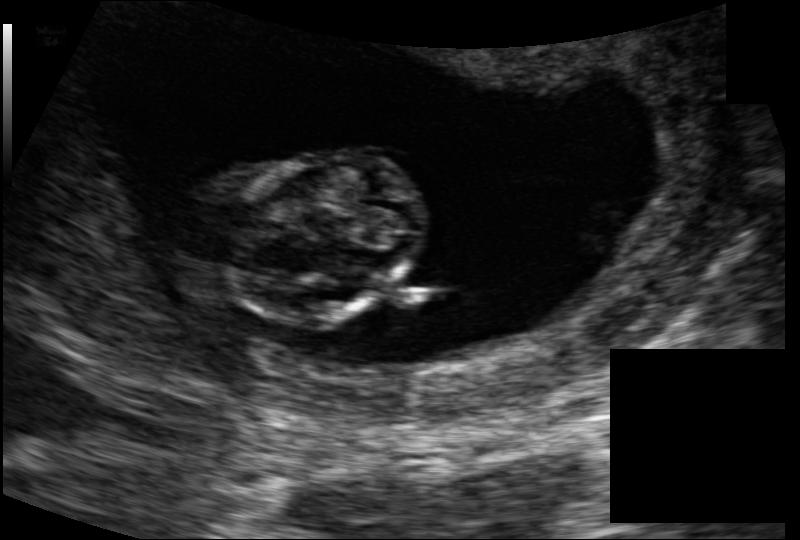
#> input picture src/training_set/005_HC.png, 800 x 540 px, found by its file name; its folder holds 4 pictures in this run
$ jupyter execute --allow-errors exploratory_data_analysis.ipynb   (shell and % lines are left out)
#> lines starting #> are read from the running program, lines starting #| are printed output that depends on the picture
[cell 1]
import torch
import pandas as pd

[cell 2]
import sys
sys.path.append("C:\\Users\\rochakd\\Desktop\\daily-project\\HC18US")

#> (a cell that did not finish here is left out)

#> (a cell that did not finish here is left out)

[cell 5]
# reading one image and it corresponding mask.abs
import matplotlib.pyplot as plt
import cv2
import numpy as np

def load_image(image_path):
    image = cv2.imread(image_path, cv2.IMREAD_GRAYSCALE)
    return image

def load_mask(mask_path):
    mask = cv2.imread(mask_path, cv2.IMREAD_GRAYSCALE)
    return mask

def overlay_mask(image, mask, alpha=0.5):
    color_mask = np.zeros_like(image, dtype=np.uint8)
    color_mask[mask > 0] = 255  # Convert mask to binary and apply color
    overlay = cv2.addWeighted(image, 1 - alpha, color_mask, alpha, 0)
    return overlay

# Visualization
def visualize_image_and_mask(image_path, mask_path):
    image = load_image(image_path)
    mask = load_mask(mask_path)

    overlay = overlay_mask(image, mask)

    # Plot
    plt.figure(figsize=(10, 5))
    plt.subplot(1, 3, 1)
    plt.title("Ultrasound Image")
    plt.imshow(image, cmap='gray')
    plt.axis('off')

    plt.subplot(1, 3, 2)
    plt.title("Annotation Mask")
    plt.imshow(mask, cmap='grey')
    plt.axis('off')

    plt.subplot(1, 3, 3)
    plt.title("Overlay")
    plt.imshow(overlay, cmap='gray')
    plt.axis('off')

    plt.tight_layout()
    plt.show()

# Example usage
image_path = "C:\\Users\\rochakd\Desktop\\daily-project\\HC18US\\src\\training_set\\000_HC.png"  # Replace with your image file
mask_path = "C:\\Users\\rochakd\Desktop\\daily-project\\HC18US\\src\\training_set\\000_HC_Annotation.png"        # Replace with your annotation mask file
#> (the rest of this cell did not finish here and is left out)

[cell 6]
#Read the circumference of the corresponding file from dataframe
csv_path = "C:\\Users\\rochakd\Desktop\\daily-project\\HC18US\\src\\training_set_pixel_size_and_HC.csv"
#> (the rest of this cell did not finish here and is left out)

#> (a cell that did not finish here is left out)

#> (a cell that did not finish here is left out)

#> (a cell that did not finish here is left out)

[cell 10]
#test shape of image

image_path = "C:\\Users\\rochakd\Desktop\\daily-project\\HC18US\\src\\training_set\\000_HC.png"
mask_path = "C:\\Users\\rochakd\Desktop\\daily-project\\HC18US\\src\\training_set\\000_HC_Annotation.png"

img_= cv2.imread(image_path)
mask_path = cv2.imread(mask_path)

#> (the rest of this cell did not finish here and is left out)

[cell 11]
image_path = "C:\\Users\\rochakd\Desktop\\daily-project\\HC18US\\src\\training_set\\000_HC.png"
mask_path = "C:\\Users\\rochakd\Desktop\\daily-project\\HC18US\\src\\training_set\\000_HC_Annotation.png"

image = cv2.imread(image_path, cv2.IMREAD_GRAYSCALE)
mask = cv2.imread(mask_path, cv2.IMREAD_GRAYSCALE)

#> (the rest of this cell did not finish here and is left out)

[cell 12]
import os
import cv2
import torch
from collections import Counter

# Define the directory containing images
image_dir = "C:\\Users\\rochakd\\Desktop\\daily-project\\HC18US\\src\\training_set"

# Dictionary to store unique shapes
shape_counts = Counter()

# Iterate through all image files in the directory
for filename in os.listdir(image_dir):
    if filename.endswith((".png", ".jpg", ".jpeg")):  # Filter image files
        image_path = os.path.join(image_dir, filename)

        # Load image in grayscale
        image = cv2.imread(image_path, cv2.IMREAD_GRAYSCALE)
#> image is the input picture: shape (540, 800); min 0, max 243, mean 35.2

        if image is not None:
            shape_counts[image.shape] += 1  # Store shape count

# Print unique image shapes and their frequencies
print("Unique Image Shapes in Directory:")
for shape, count in shape_counts.items():
    print(f"Shape: {shape}, Count: {count}")

[cell 13]
import os
import cv2
import torch
import numpy as np
import matplotlib.pyplot as plt
from collections import Counter

# Define the directory containing images
image_dir = "C:\\Users\\rochakd\\Desktop\\daily-project\\HC18US\\src\\training_set"


# Check if directory exists
if not os.path.exists(image_dir):
    raise FileNotFoundError(f"Directory {image_dir} not found!")

# List to store intensity values
intensity_values = []

# Iterate through all image files in the directory
for filename in os.listdir(image_dir):
    if filename.endswith((".png", ".jpg", ".jpeg")):  # Filter valid image files
        image_path = os.path.join(image_dir, filename)

        # Load image in grayscale
        image = cv2.imread(image_path, cv2.IMREAD_GRAYSCALE)

        if image is not None:
            intensity_values.extend(image.flatten())  # Store pixel intensities

# Convert to NumPy array for processing
intensity_values = np.array(intensity_values)

# Plot the intensity distribution histogram
plt.figure(figsize=(10, 5))
plt.hist(intensity_values, bins=256, range=(0, 255), color='blue', alpha=0.7, density=True)
plt.xlabel("Pixel Intensity (0-255)")
plt.ylabel("Density")
plt.title("Intensity Distribution Across All Images")
plt.grid(True)
plt.show()
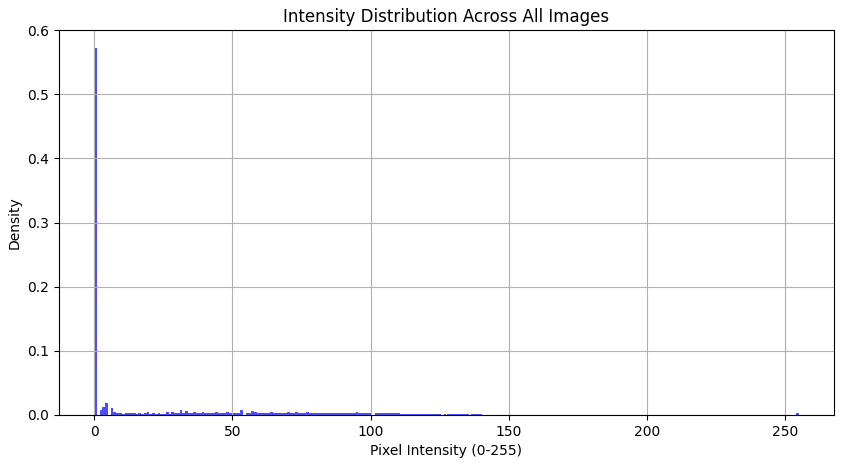
#> figure drawn by matplotlib, 1 panel; tallest bar 0.572 high, from x = 0 to 0.996

[cell 14]
import matplotlib.pyplot as plt
import cv2
import numpy as np

def load_image(image_path):
    image = cv2.imread(image_path, cv2.IMREAD_GRAYSCALE)
    return image

def load_mask(mask_path):
    mask = cv2.imread(mask_path, cv2.IMREAD_GRAYSCALE)
    return mask

def overlay_mask(image, mask, alpha=0.5):
    color_mask = np.zeros_like(image, dtype=np.uint8)
    color_mask[mask > 0] = 255  # Convert mask to binary and apply color
    overlay = cv2.addWeighted(image, 1 - alpha, color_mask, alpha, 0)
    return overlay

def preprocess_mask(mask):
    # Convert mask from 0-255 to binary 0 and 1
    binary_mask = (mask > 0).astype(np.uint8)  # Threshold at 0; adjust if needed (e.g., == 255)
    return binary_mask

# Visualization with binary mask
def visualize_image_and_mask(image_path, mask_path):
    image = load_image(image_path)
    mask = load_mask(mask_path)
    binary_mask = preprocess_mask(mask)  # Preprocess to binary

    overlay = overlay_mask(image, mask)

    # Plot
    plt.figure(figsize=(15, 5))  # Increased figure size to accommodate 4 subplots

    plt.subplot(1, 4, 1)
    plt.title("Ultrasound Image")
    plt.imshow(image, cmap='gray')
    plt.axis('off')

    plt.subplot(1, 4, 2)
    plt.title("Original Mask (0-255)")
    plt.imshow(mask, cmap='gray')
    plt.axis('off')

    plt.subplot(1, 4, 3)
    plt.title("Binary Mask (0 and 1)")
    plt.imshow(binary_mask, cmap='gray')
    plt.axis('off')

    plt.subplot(1, 4, 4)
    plt.title("Overlay")
    plt.imshow(overlay, cmap='gray')
    plt.axis('off')

    plt.tight_layout()
    plt.show()

    # Print some values from the binary mask to confirm
    print("Binary Mask Sample Values (first 5x5 block):")
    print(binary_mask[:5, :5])

# Example usage
image_path = "/workspace/HC18US/src/training_set/000_HC.png"  # Replace with your image file
mask_path = "/workspace/HC18US/src/training_set/000_HC_Annotation.png"  # Replace with your annotation mask file
#> (the rest of this cell did not finish here and is left out)

[cell 15]
import os
import re
import imageio.v2 as imageio
from PIL import Image

def natural_sort_key(s):
    """Sort strings by extracting numbers for natural ordering (e.g., img1, img2, ..., img10)."""
    return [int(text) if text.isdigit() else text.lower() for text in re.split('(\d+)', s)]

def create_animation(image_dir, output_gif="animation.gif", duration=500):
    """
    Create an animation from all images in a directory with natural order.

    :param image_dir: Path to the directory containing images.
    :param output_gif: Name of the output animation file.
    :param duration: Time per frame in milliseconds.
    """
    images = []
    valid_extensions = ('.png', '.jpg', '.jpeg', '.bmp', '.gif')

    # Get all image files and sort naturally
    image_files = sorted(
        [f for f in os.listdir(image_dir) if f.lower().endswith(valid_extensions)],
        key=natural_sort_key
    )

    if not image_files:
        print("No images found in the directory!")
        return

    # Load images
    for file in image_files:
        img_path = os.path.join(image_dir, file)
        img = Image.open(img_path).convert("RGBA")
        images.append(img)

    # Save as animation
    images[0].save(output_gif, save_all=True, append_images=images[1:], duration=duration, loop=0)
    print(f"Animation saved as {output_gif}")

# Usage example
#> (the rest of this cell did not finish here and is left out)

[cell 16]
import cv2
import numpy as np
import matplotlib.pyplot as plt

# File paths
image_path = "/workspace/HC18US/src/training_set/000_HC.png"
mask_path = "/workspace/HC18US/src/training_set/000_HC_Annotation.png"

# Read images
image = cv2.imread(image_path, cv2.IMREAD_GRAYSCALE)  # Ensure grayscale image loading
mask = cv2.imread(mask_path, cv2.IMREAD_GRAYSCALE)

# Function to fill holes in the mask while keeping the white inside
def fill_mask_holes(mask):
    # Convert mask to binary (ensure only 0 and 255)
    _, binary_mask = cv2.threshold(mask, 127, 255, cv2.THRESH_BINARY)

    # Create an inverse mask where holes are the background
    mask_floodfill = binary_mask.copy()
    h, w = mask.shape

    # Create a mask for flood fill (2 pixels larger than input)
    floodfill_mask = np.zeros((h+2, w+2), np.uint8)

    # Flood fill from top-left corner (assuming background is black)
    cv2.floodFill(mask_floodfill, floodfill_mask, (0,0), 255)

    # Invert the flood-filled mask
    mask_filled_holes = cv2.bitwise_not(mask_floodfill)

    # Combine with original mask (fill holes without altering outer structures)
    filled_mask = cv2.bitwise_or(binary_mask, mask_filled_holes)

    return filled_mask

# Apply the hole filling function
#> (the rest of this cell did not finish here and is left out)

[cell 17]
import cv2
import numpy as np
import os
import pandas as pd
import matplotlib.pyplot as plt

# Define directory path
training_set_dir = "/workspace/HC18US/src/training_set/"

# Get all image files that do NOT contain "_Annotation"
image_files = [f for f in os.listdir(training_set_dir) if f.endswith(('.png', '.jpg', '.jpeg')) and "_Annotation" not in f]

# Initialize list to store results
results = []

# Loop through each image
for image_name in image_files:
    image_path = os.path.join(training_set_dir, image_name)

    # Read image in grayscale
    image = cv2.imread(image_path, cv2.IMREAD_GRAYSCALE)

    if image is None:
        print(f"Skipping {image_name} (unable to load).")
        continue

    # Compute intensity statistics
    mean_intensity = np.mean(image)
#> mean_intensity = 35.21
    std_intensity = np.std(image)
#> std_intensity = 40.06
    min_intensity = np.min(image)
#> min_intensity = 0
    max_intensity = np.max(image)
#> max_intensity = 243
    contrast_range = max_intensity - min_intensity
#> contrast_range = 243

    # Determine enhancement requirements
    contrast_enhancement_needed = contrast_range < 100
#> contrast_enhancement_needed = False
    normalization_needed = mean_intensity < 50 or mean_intensity > 200
#> normalization_needed = True

    # Append to results
    results.append([image_name, mean_intensity, std_intensity, min_intensity, max_intensity, contrast_range,
                    contrast_enhancement_needed, normalization_needed])

# Convert results to a DataFrame
df = pd.DataFrame(results, columns=[
    "Image Name", "Mean Intensity", "Std Deviation", "Min Intensity", "Max Intensity", "Contrast Range",
    "Contrast Enhancement Needed", "Normalization Needed"
])
#> df = table of 2 rows and 8 columns

# Save report to CSV
report_path = "/workspace/HC18US/src/training_set/intensity_report.csv"
df.to_csv(report_path, index=False)
print(f"Report saved at: {report_path}")
